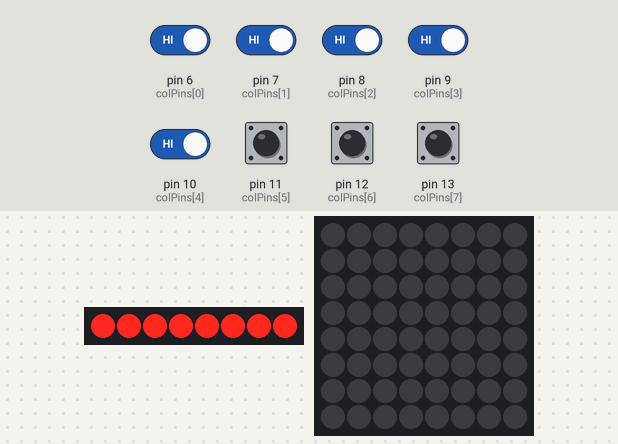
A sketch run on a simulated Arduino Uno, built with avr-gcc and run on an emulated ATmega328P. Parts: 8 shift-register outputs drawn as a row of LEDs (first output left, lit = HIGH), 8×8 RGB LED matrix (first LED top left, wired row by row). Wiring (inferred from the names in the program): shift register (74HC595): data pin 2; shift clock pin 3; latch pin 4. Wiring (inferred from the signals the program sends): row of LEDs: on Q0, Q1, Q2, Q3, Q4, Q5, Q6, Q7. Inputs (shaded band) come from the test bench; at power-on: pin 6 (colPins[0]), pin 7 (colPins[1]), pin 8 (colPins[2]), pin 9 (colPins[3]), pin 10 (colPins[4]), pin 11 (colPins[5]), pin 12 (colPins[6]), pin 13 (colPins[7]) HIGH. Dim RGB values are drawn brighter than linear.

Above: at 0.65 s.
1.3 s: pin 6 (colPins[0]) driven LOW
At 1.57 s:
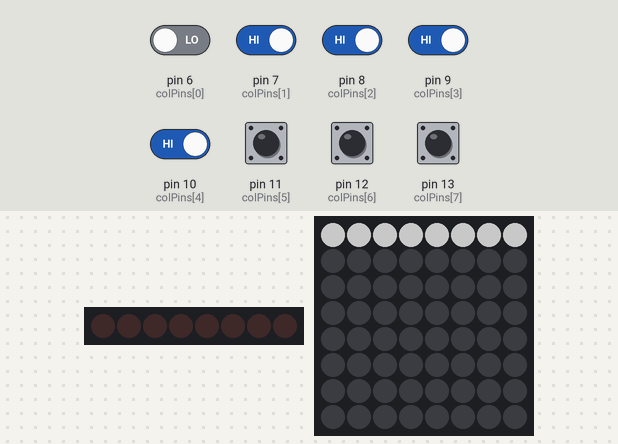
3.1 s: pin 6 (colPins[0]) driven HIGH
6.1 s: pin 10 (colPins[4]) driven LOW
At 8.03 s:
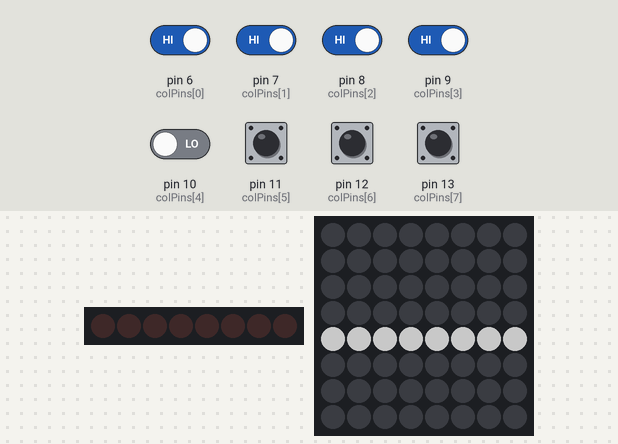
9.1 s: pin 7 (colPins[1]) driven LOW
At 9.27 s:
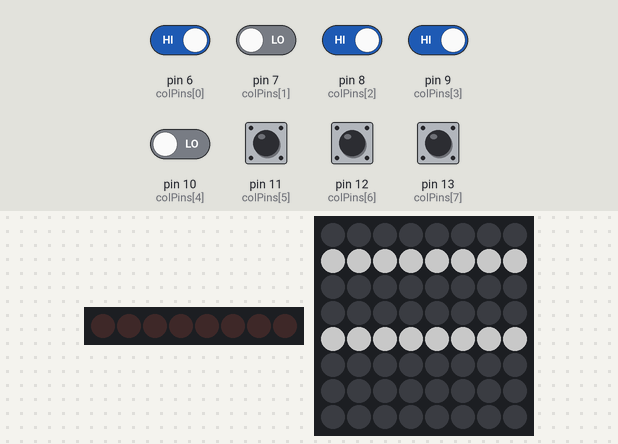
12.1 s: pin 8 (colPins[2]) driven LOW
At 14.85 s:
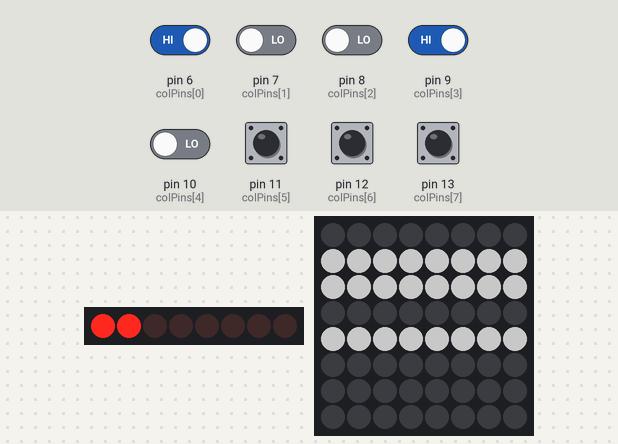
15.1 s: pin 9 (colPins[3]) driven LOW
At 22.15 s:
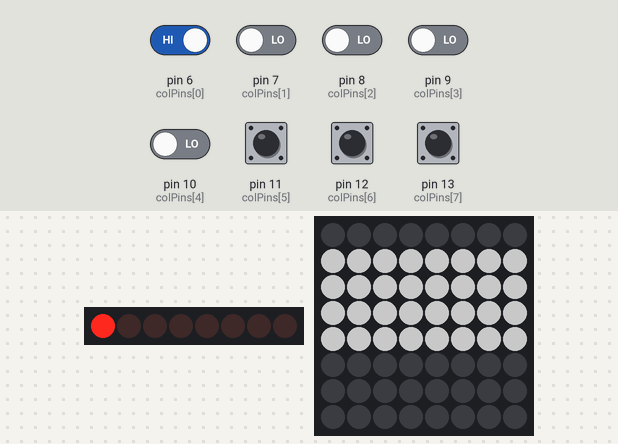
Timing chart, 0 to 47.5 s (numbered marks = the images above; inputs shaded):
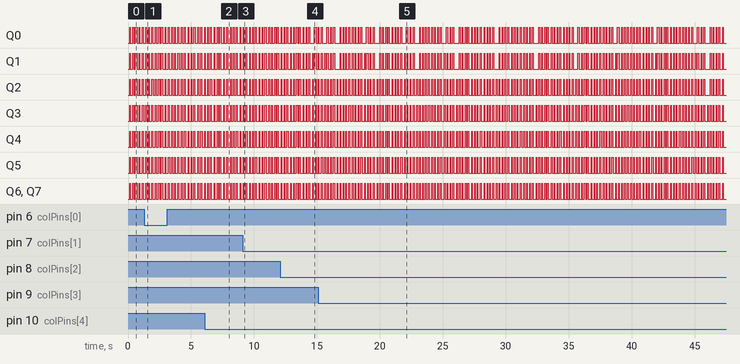

The sketch:

Sensor_Test.ino
```cpp
#include <Adafruit_NeoPixel.h>

// ---------------------------
// NeoPixel Setup
// ---------------------------
#define LED_PIN     17       // Pin for NeoPixels
#define NUM_ROWS    8
#define NUM_COLS    8
#define LED_COUNT   (NUM_ROWS * NUM_COLS)
#define BRIGHTNESS  100

Adafruit_NeoPixel strip(LED_COUNT, LED_PIN, NEO_GRBW + NEO_KHZ800);

// ---------------------------
// Shift Register (74HC594) Pins
// ---------------------------
#define SER_PIN     2   // Serial data input  (74HC594 pin 14)
#define SRCLK_PIN   3   // Shift register clock (pin 11)
#define RCLK_PIN    4   // Latch clock (pin 12)
// Pin 13 (OE) on 74HC594 must be tied HIGH (active-high).
// Pin 10 (SRCLR) on 74HC594 must be tied HIGH if not used for clearing.

// ---------------------------
// Column Input Pins (D6..D13)
// ---------------------------
int colPins[NUM_COLS] = {6, 7, 8, 9, 10, 11, 12, 13};

// ---------------------------
// Row Patterns (LSB-first)
// ---------------------------
byte rowPatterns[8] = {
  0x01, // Row 0
  0x02, // Row 1
  0x04, // Row 2
  0x08, // Row 3
  0x10, // Row 4
  0x20, // Row 5
  0x40, // Row 6
  0x80  // Row 7
};

// ---------------------------------------------------------------------
// SETUP
// ---------------------------------------------------------------------
void setup() {
  Serial.begin(9600);

  // NeoPixel init
  strip.begin();
  strip.show(); // Initialize all pixels to 'off'
  strip.setBrightness(BRIGHTNESS);

  // Shift register control pins
  pinMode(SER_PIN,   OUTPUT);
  pinMode(SRCLK_PIN, OUTPUT);
  pinMode(RCLK_PIN,  OUTPUT);

  // Column pins as inputs
  for (int c = 0; c < NUM_COLS; c++) {
    pinMode(colPins[c], INPUT);
  }

  // Initialize shift register to all LOW (no line active)
  loadShiftRegister(0x00);
}

// ---------------------------------------------------------------------
// LOOP
// ---------------------------------------------------------------------
void loop() {
  // Clear all LEDs
  for(int i = 0; i < LED_COUNT; i++) {
    strip.setPixelColor(i, 0); // Off
  }

  // Scan each row
  for (int row = 0; row < NUM_ROWS; row++) {

    // 1) Enable this row via the shift register
    loadShiftRegister(rowPatterns[row]);

    // Small delay to let signals settle
    delayMicroseconds(100);

    // 2) Read all columns
    for (int c = 0; c < NUM_COLS; c++) {
      int sensorVal = digitalRead(colPins[c]);

      // If sensor is active (LOW):
      if (sensorVal == LOW) {
        // Map row, col to the correct NeoPixel index, no flips:
        int pixelIndex = c * NUM_COLS + (7-row);

        // Set that pixel to white for RGBW
        strip.setPixelColor(pixelIndex, strip.Color(0, 0, 0, 255));
      }
    }
  }

  // Turn off the row lines
  loadShiftRegister(0x00);

  // Update NeoPixels
  strip.show();

  // Small pause
  delay(100);
}

// ---------------------------------------------------------------------
// SHIFT OUT  (LSB-first to match rowPatterns[])
// ---------------------------------------------------------------------
void loadShiftRegister(byte data) {
  digitalWrite(RCLK_PIN, LOW);

  for (int i = 0; i < 8; i++) {
    bool bitVal = (data & (1 << i)) != 0;
    digitalWrite(SER_PIN, bitVal ? HIGH : LOW);

    digitalWrite(SRCLK_PIN, HIGH);
    delayMicroseconds(10);
    digitalWrite(SRCLK_PIN, LOW);
    delayMicroseconds(10);
  }

  digitalWrite(RCLK_PIN, HIGH);
  delayMicroseconds(10);
  digitalWrite(RCLK_PIN, LOW);
}
```

Measured:
- after the input at 1.3 s, the LEDs: change at once (image 1)
- after the input at 6.1 s, the LEDs: first differ from a run without the input after 0.09 s (image 2)
